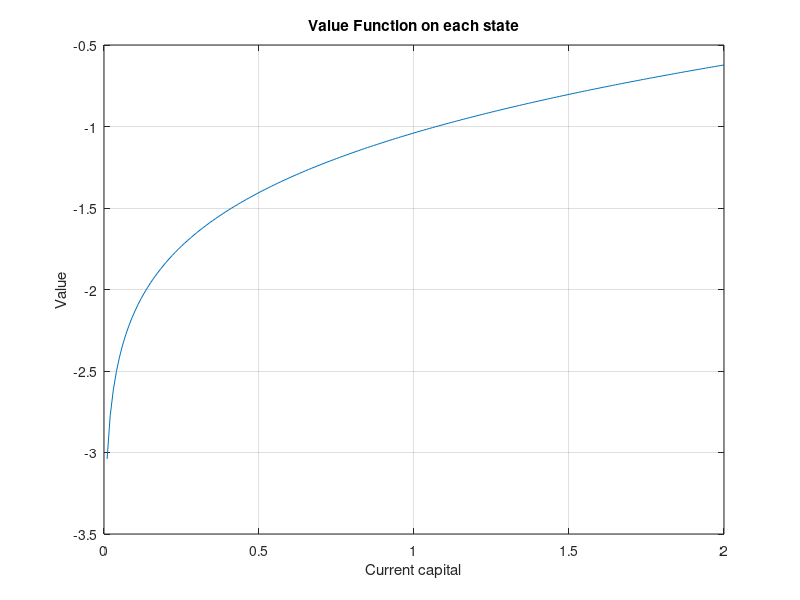
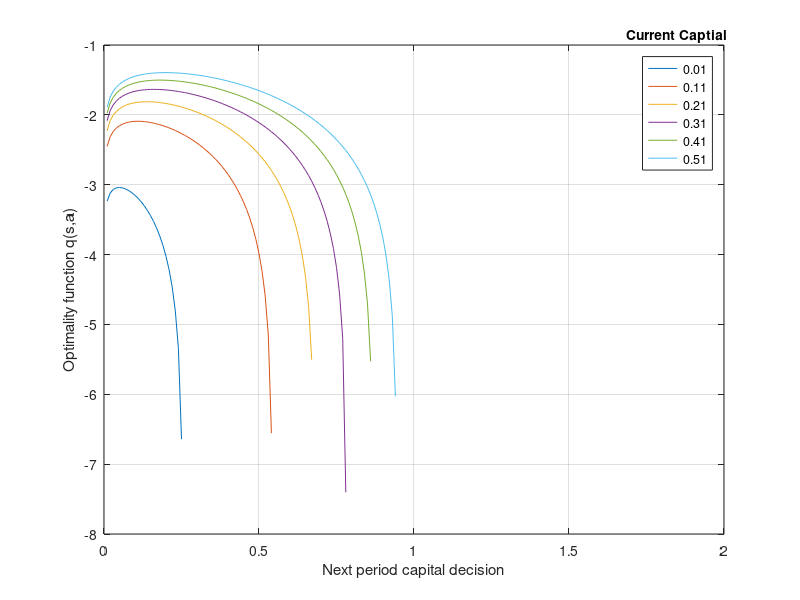
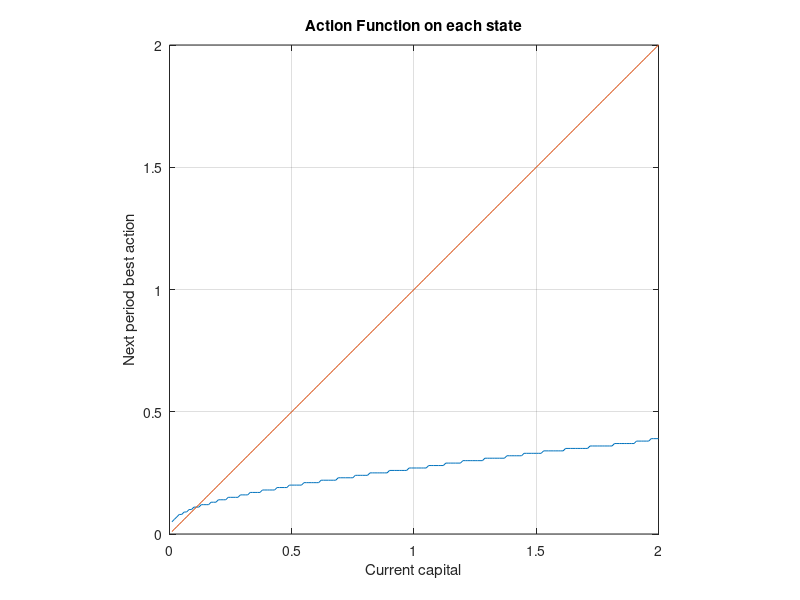

Reproduce these figures in MATLAB, in order.
% Tianli Xia
% Macro Homework 3
% Dynamic programming: value-iteration
%%%%%%%%%%%%%%%%%%%%%%%%%%%%%%%%%%%%%%%%%%%
% Q(s, k)= (s^{\alpha} - (1-\delta)s - k) + \beta V(k)
% V(s)= max_{k} Q(s, k)
% Transition: s=k
% State variable: s
% Action varible: k
% 
%
%%%%%%%%%%%%%%%%%%%%%%%%%%%%%%%%%%%%%%%%%%%

clear all

%% Initialize the problem
alpha=0.3;
beta=0.6;
delta=0.75;
k=200; % number of grids
len= 0.01;
start= len;
state= start:len:start+len*(k-1); % different states:
action= start:len:start+len*(k-1);

%% Initialize value function matrix
V = ones(k,1); % V: state* action matrix
PI = ones(k,1); % PI: best policy matrix
threshold= 10^(-6); % Tolerance level in the loop
epsilon=1; 
count=0; % Count how many times the loop runs

while epsilon> threshold
    V_temp=-inf*ones(k);
    for s=1:k % value function iteration: get current value
        a_max=state(s)^alpha+ (1-delta)*state(s); % Calculate feasible action sets: 0<=a<=state(s)^alpha+ (1-delta)*state(s)
        for a=1:min(k, ceil( (a_max-start)/len) )
            V_temp(s,a)= log( state(s)^alpha+ (1-delta)*state(s) -action(a)) + beta* V(a); 
        end
        [V_new, PI]= max(V_temp, [], 2); % Calculate (1) New value function; (2) best action function.
    end
    epsilon= ( max( abs(V_new -V))) % Calculate the current error
    V=V_new;
    count=count+1; % Count times the loop ends
end

%% Plot graph
% plot the value function
plot(state, V)
grid on
axis on
xlabel("Current capital")
ylabel("Value")
title("Value Function on each state")
print -djpeg -r600 hw3_value

 
%plot potential function of actions at each state 
for i=1:10:51
    plot(state, V_temp(i,:))
    hold on
end

xlabel("Next period capital decision")
ylabel("Optimality function q(s,a)")
lgd= legend("0.01","0.11","0.21","0.31","0.41","0.51")
title(lgd, "Current Captial")
axis on
grid on
hold off
% for i=1:5:26
%     plot(state(PI(i)), V_temp(i,PI(i)), "r.")
%     hold on
% end
% hold off
print -djpeg -r600 hw3_control


%plot action function
    plot(state, action(PI))
    x=state;
    y=state;
    hold on
    plot(x,y)
    grid on
    axis on
    xlabel("Current capital")
    ylabel("Next period best action")
    title("Action Function on each state")
    axis square
    print -djpeg -r600 hw3_action

